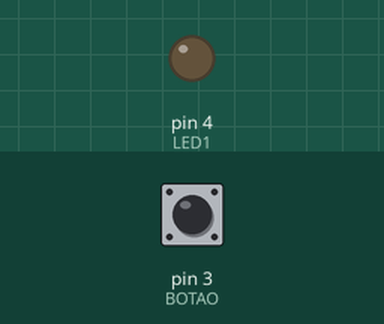
Recording of a sketch running on a simulated Arduino Uno, built with avr-gcc and run on an emulated ATmega328P. Parts: output pins drawn as LEDs (lit = HIGH). The test bench sets the inputs (shaded band); at power-on: pin 3 (BOTAO) LOW.

Above: at 1.2 s.
1.3 s: pin 3 (BOTAO) pulled HIGH for 0.15 s
At 1.4 s:
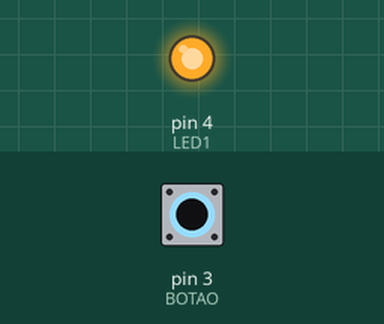
3.0 s: pin 3 (BOTAO) pulled HIGH for 3.2 s
At 6.5 s:
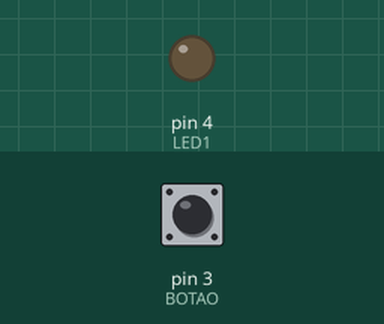
Timing chart, 0 to 8.0 s (numbered marks = the images above; inputs shaded):
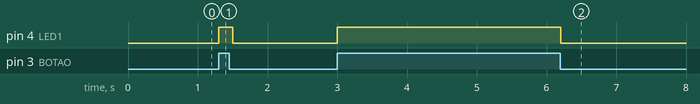

Measured:
- after the input at 1.3 s, pin 4 (LED1): LOW → HIGH at once, → LOW 0.20 s later
- after the input at 3.0 s, pin 4 (LED1): LOW → HIGH at once, → LOW 3.2 s later

The sketch:

simpleSwitch.ino
```cpp
#define LED1 4
#define BOTAO 3
#define TEMPO_LEITURA 100


void setup()
{
  // Setamos o pino LED1 como SAÍDA
  pinMode(LED1, OUTPUT);
  // Setamos o pino BOTAO como entrada
  pinMode(BOTAO,INPUT);
}

void loop()
{
  // Declaramos uma variável de apenas 1 byte para leitura do estado do botão
  uint8_t on_off = 0;

  // Realiza a leitura
  on_off = digitalRead(BOTAO);

  /*
  * Escreve o valor lido pelo botão no LED
  * Como optamos por um resistor de pull down
  * o valor lógico quando pressionado é alto
  */
  digitalWrite(LED1, on_off);

  // Espera um tempo entre leituras
  delay(TEMPO_LEITURA);
}
```
